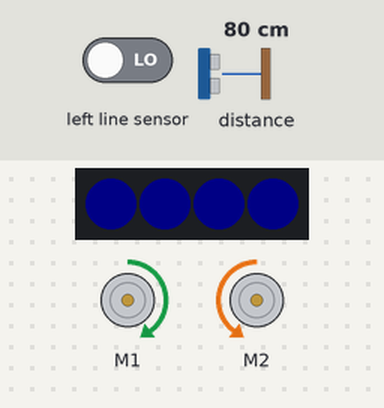
A program run on a simulated BBC micro:bit (MakeCode). Shown: 2 × DC motor (green arrow = forward, orange = backward, longer = faster), 4 RGB LEDs in strip order, left to right. The inputs (shaded band) are chosen by the test bench; at power-on: left line sensor LOW, distance to the obstacle 80 cm. Dim RGB values are drawn brighter than linear.

Above: at 1.2 s.
1.3 s: left line sensor driven HIGH
At 1.48 s:
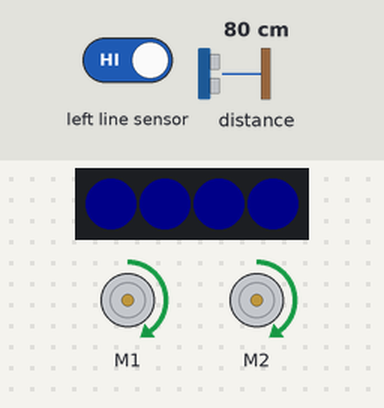
4.3 s: distance to the obstacle set to 11 cm
7.3 s: distance to the obstacle set to 8 cm
At 18.37 s:
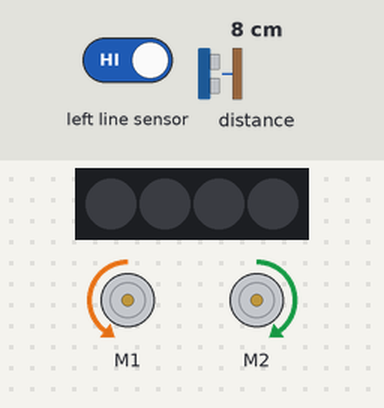
At 36.45 s:
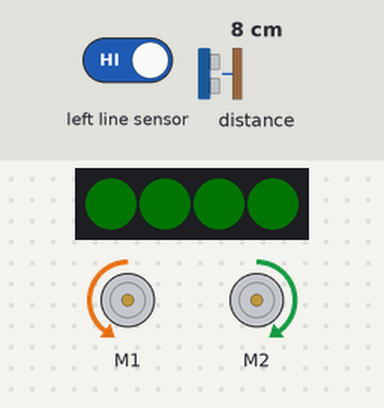
Timing chart, 0 to 37.8 s (numbered marks = the images above; inputs shaded):
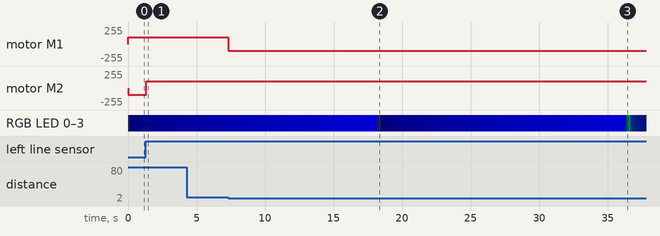

Measured:
- the behaviour switches between 10 and 9 cm on distance to the obstacle (found by bisection; images 1 and 2)
- after the input at 1.3 s, motor M2: backward 100/255 → forward 100/255 at once
- after the input at 7.3 s, motor M1: forward 100/255 → backward 100/255 at once

The program:

main.ts
```typescript
let strip: neopixel.Strip = null
let kleur = 0
basic.forever(function () {
    strip = neopixel.create(DigitalPin.P15, 4, NeoPixelMode.RGB)
    strip.showColor(kleur)
    kleur = kleur + 1
    basic.pause(50)
})
basic.forever(function () {
    if (maqueen.readPatrol(maqueen.Patrol.PatrolLeft) == 0) {
        maqueen.motorRun(maqueen.Motors.M1, maqueen.Dir.CW, 100)
        maqueen.motorRun(maqueen.Motors.M2, maqueen.Dir.CW, -100)
        basic.pause(100)
    } else {
        if (maqueen.Ultrasonic(PingUnit.Centimeters) < 10) {
            maqueen.motorRun(maqueen.Motors.M2, maqueen.Dir.CW, 100)
            maqueen.motorRun(maqueen.Motors.M1, maqueen.Dir.CW, -100)
        } else {
            maqueen.motorRun(maqueen.Motors.All, maqueen.Dir.CW, 100)
        }
    }
})
```

test.ts
```typescript
// tests gaan hier; deze zal niet worden gecompileerd wanneer dit pakket wordt gebruikt als extensie.
```
